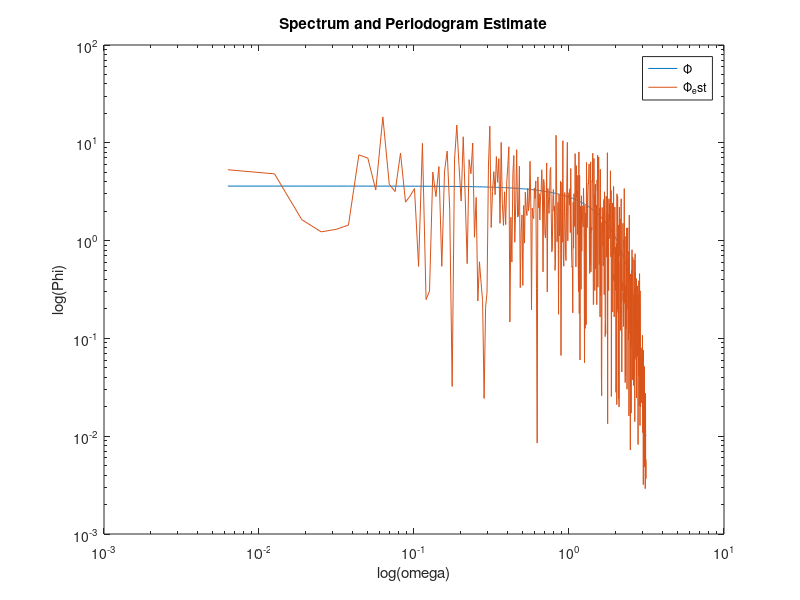
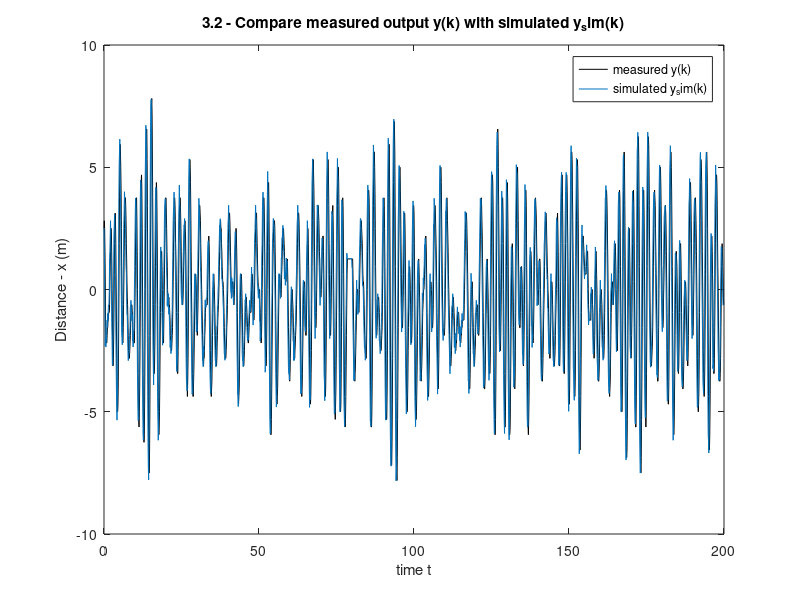

Here is the MATLAB script that generated these plots, in order: (Note: this script raises an error after producing the figures.)
%HW 2 Problem 2.2

clear; clc; close all;

a = 0.9;
N = 1000;
e = randn(1, N);

omega = linspace(0, pi, N/2);

H = abs(1 + a.*exp(-1*i*omega));
spectrum = H.^2 * 1; %heuristic for spectrum white noise
loglog(omega, spectrum)
hold on;


W = [e(1)];
for count = 2:length(e)
    W(count) = e(count) + a * e(count - 1);
end

Re = xcorr(W);
omega_adj = [N:2*N-1 2*N-1 1:N-1];
spectrum_est = fft(Re(omega_adj))/N;



loglog(omega, real(spectrum_est(1:2:N)))

legend('\Phi', '\Phi_est');
xlabel("log(\omega)")
ylabel("log(\Phi)")
title("Spectrum and Periodogram Estimate")




%% Problem 3

clear; clc; close all;

data = load("mass_spring_damper.mat");
deltaT = 0.1; %s
u = data.u;
y = data.y;
t = data.t;
%      b1*F(k-1)  b2*F(k)  a1*x(k-1)   a2*x(k-2)
PHI = [u(2:end-1) u(3:end) -y(2:end-1) -y(1:end-2)];

Y = y(3:end);
theta = PHI\Y

figure;
myY = PHI*theta;
plot(t, y, "-k")
hold on
plot(t(1:end-2), myY)
legend("measured y(k)", "simulated y_sim(k)");
xlabel("time t")
ylabel("Distance - x (m)")
title("3.2 - Compare measured output y(k) with simulated y_sim(k)")

b1 = theta(1);
b2 = theta(2);
a1 = theta(3);
a2 = theta(4);


poles_z = roots([1 a1 a2]);
poles_s = log(poles_z)/deltaT;

gain = (b1 + b2)/(1 + a1 + a2);%when s = 0
myK = 1/gain; %N/m

syms d m
r = roots([m d myK]);
sol = solve(r == poles_s, m, d);

k = myK
m = double(sol.m) %kg
d = double(sol.d) %Ns/m

figure;
Go = tf( 1, [m, d, k])

lsim(Go, u, t)
hold on;
plot(t, y)
legend("TF with mdk","measured y")

